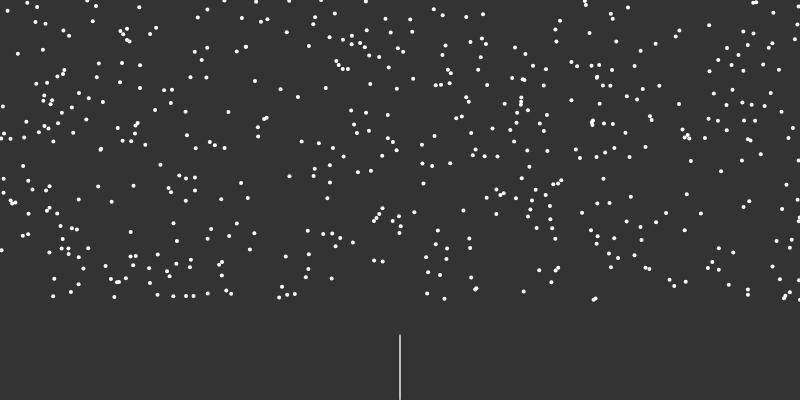
Frame 1 (no input)
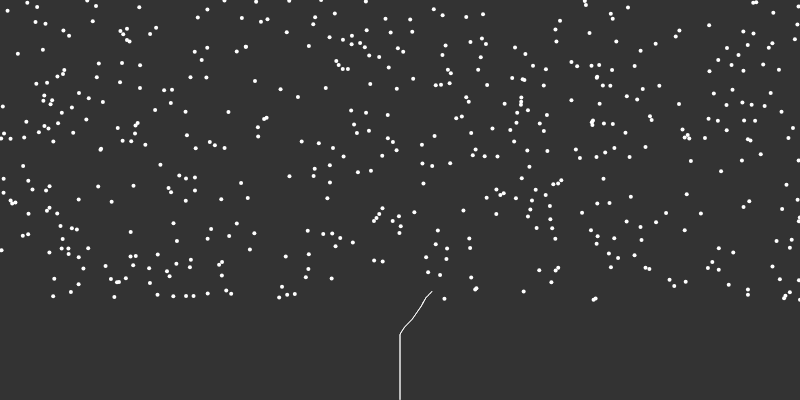
Frame 60 (no input)
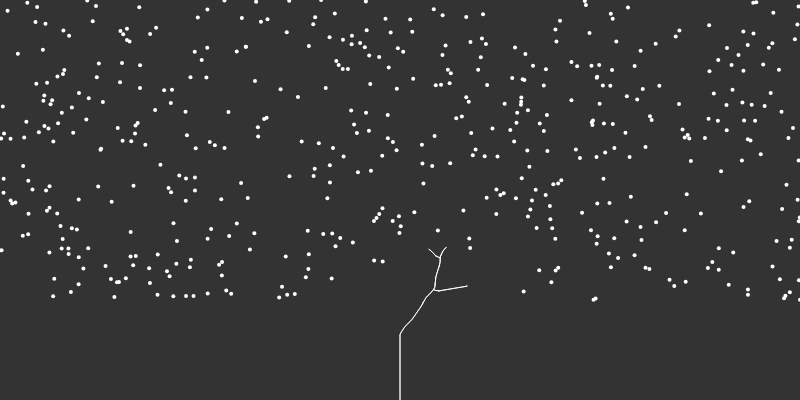
Frame 120 (the mouse pressed at the canvas centre since frame 60)

The p5.js sketch that drew these frames (run headless with seeded random() and noise() and a simulated clock; from frame 60 on, the mouse is pressed at the canvas centre):

// p5.js sketch
// ── sketch.js
let width = 800;
let height = 400;

let maxDist = 50;
let minDist = 10;
let tree;

function setup() {
    createCanvas(width, height);
    tree = new Tree();
}


function draw() {
    background(51);

    tree.show();
    tree.grow();
}

// ── branch.js
class Branch {
    constructor(pos, dir, parent) {
        this.pos = pos;
        this.parent = parent;
        this.dir = dir;
        this.originalDir = dir.copy();
        this.count = 0;
        this.len = 5;
    }

    reset() {
        this.dir = this.originalDir.copy();
        this.count = 0;
    }

    next() {
        let nextDir = p5.Vector.mult(this.dir, this.len);
        let nextPos = p5.Vector.add(this.pos, this.dir);
        let nextBranch = new Branch(nextPos, this.dir, this);
        return nextBranch;
    }

    show() {
        if (this.parent != null) {
            stroke(255);
            line(this.pos.x, this.pos.y, this.parent.pos.x, this.parent.pos.y);
        }
    }
}
// ── leaf.js
class Leaf{
    constructor(){
        this.pos =  createVector(random(width),random(height - 100));
        this.reached = false;
    }

    show(){
        fill(255);
        noStroke();
        ellipse(this.pos.x, this.pos.y, 4,4);
    }
}
// ── tree.js
class Tree {
    constructor() {
        this.leaves = [];
        this.branches = [];

        for (let i = 0; i < 500; i++) {
            this.leaves.push(new Leaf());
        }

        let pos = createVector(width / 2, height);
        let dir = createVector(0, -1);
        let root = new Branch(pos, dir, null);
        this.branches.push(root);

        let current = root;
        let found = false;
        while (!found) {
            for (let i = 0; i < this.leaves.length; i++) {
                let d = p5.Vector.dist(current.pos, this.leaves[i].pos);
                if (d < maxDist) {
                    found = true;
                }
            }

            if (!found) {
                let branch = current.next();
                current = branch;
                this.branches.push(current);
            }
        }

    }

    grow() {
        console.log('growing');
        for (let i = 0; i < this.leaves.length; i++) {
            let leaf = this.leaves[i];

            let closestBranch = null;
            let record = Infinity;
            for (let j = 0; j < this.branches.length; j++) {
                let branch = this.branches[j];
                let d = p5.Vector.dist(leaf.pos, branch.pos);
                if (d < minDist) {
                    //closestBranch = null;
                    leaf.reached = true;
                    break;
                } else if (d > maxDist) {

                } else if (closestBranch == null || d < record) {
                    closestBranch = branch;
                    record = d;
                }
            }
            if (closestBranch != null) {
                let newDir = p5.Vector.sub(leaf.pos, closestBranch.pos);
                newDir.normalize();
                closestBranch.dir.add(newDir);
                closestBranch.count++;
            }
        }
        for (let i = this.leaves.length - 1; i >= 0; i--) {
            if (this.leaves[i].reached) {
                this.leaves.splice(i, 1);
            }
        }
        for (let i = this.branches.length -1 ; i >= 0 ; i--) {
            let branch = this.branches[i];
            if (branch.count > 0) {
                branch.dir.div(branch.count + 1);
                this.branches.push(branch.next());
            }
            branch.reset();
        }
    }

    show() {
        for (let i = 0; i < this.leaves.length; i++) {
            this.leaves[i].show();
        }
        for (let i = 0; i < this.branches.length; i++) {
            this.branches[i].show();
        }
    }
}
